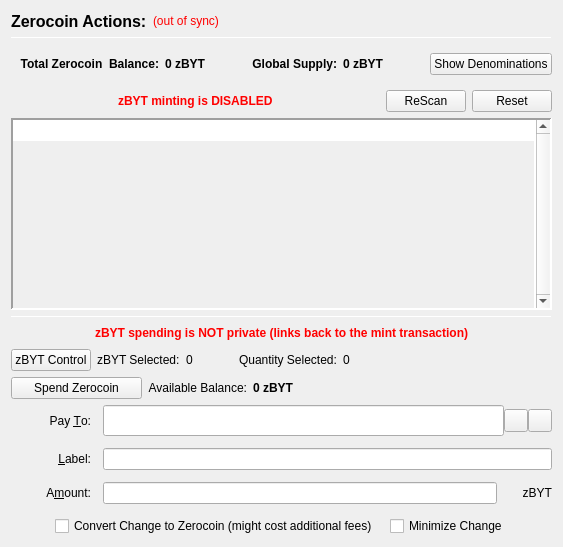
                  <widget class="QFrame" name="verticalFrameLeft">
                   <layout class="QVBoxLayout" name="verticalLayout_2">
                    <item>
                     <layout class="QVBoxLayout" name="verticalLayout_3">
                      <item>
                       <layout class="QHBoxLayout" name="horizontalLayout_3">
                        <item>
                         <widget class="QLabel" name="labelzBYTActions">
                          <property name="font">
                           <font>
                            <pointsize>12</pointsize>
                            <weight>75</weight>
                            <bold>true</bold>
                           </font>
                          </property>
                          <property name="text">
                           <string>Zerocoin Actions:</string>
                          </property>
                          <property name="alignment">
                           <set>Qt::AlignLeading|Qt::AlignLeft|Qt::AlignVCenter</set>
                          </property>
                         </widget>
                        </item>
                        <item>
                         <widget class="QLabel" name="labelzBYTSyncStatus">
                          <property name="toolTip">
                           <string>The displayed information may be out of date. Your wallet automatically synchronizes with the BYTN network after a connection is established, but this process has not completed yet.</string>
                          </property>
                          <property name="styleSheet">
                           <string notr="true">QLabel { color: red; }</string>
                          </property>
                          <property name="text">
                           <string notr="true">(out of sync)</string>
                          </property>
                          <property name="alignment">
                           <set>Qt::AlignLeading|Qt::AlignLeft|Qt::AlignVCenter</set>
                          </property>
                         </widget>
                        </item>
                        <item>
                         <spacer name="horizontalSpacer">
                          <property name="orientation">
                           <enum>Qt::Horizontal</enum>
                          </property>
                          <property name="sizeHint" stdset="0">
                           <size>
                            <width>40</width>
                            <height>20</height>
                           </size>
                          </property>
                         </spacer>
                        </item>
                       </layout>
                      </item>
                      <item>
                       <widget class="Line" name="lineUpperLeft">
                        <property name="minimumSize">
                         <size>
                          <width>0</width>
                          <height>1</height>
                         </size>
                        </property>
                        <property name="maximumSize">
                         <size>
                          <width>16777215</width>
                          <height>1</height>
                         </size>
                        </property>
                        <property name="frameShadow">
                         <enum>QFrame::Sunken</enum>
                        </property>
                        <property name="orientation">
                         <enum>Qt::Horizontal</enum>
                        </property>
                       </widget>
                      </item>
                      <item>
                       <widget class="QFrame" name="balanceSupplyFrame">
                        <layout class="QHBoxLayout" name="horizontalLayout_2" stretch="0,0,0,1,0">
                         <property name="rightMargin">
                          <number>0</number>
                         </property>
                         <item>
                          <layout class="QHBoxLayout" name="horizontalLayout_34">
                           <item>
                            <widget class="QLabel" name="labelzAvailableText_3">
                             <property name="font">
                              <font>
                               <weight>75</weight>
                               <bold>true</bold>
                              </font>
                             </property>
                             <property name="toolTip">
                              <string>Total Balance including unconfirmed and immature zBYT</string>
                             </property>
                             <property name="text">
                              <string>Total Zerocoin  Balance:</string>
                             </property>
                             <property name="alignment">
                              <set>Qt::AlignRight|Qt::AlignTrailing|Qt::AlignVCenter</set>
                             </property>
                            </widget>
                           </item>
                           <item>
                            <widget class="QLabel" name="labelzAvailableAmount_4">
                             <property name="minimumSize">
                              <size>
                               <width>40</width>
                               <height>0</height>
                              </size>
                             </property>
                             <property name="font">
                              <font>
                               <weight>75</weight>
                               <bold>true</bold>
                              </font>
                             </property>
                             <property name="toolTip">
                              <string>Total Balance including unconfirmed and immature zBYT</string>
                             </property>
                             <property name="text">
                              <string>0 zBYT</string>
                             </property>
                             <property name="alignment">
                              <set>Qt::AlignLeading|Qt::AlignLeft|Qt::AlignVCenter</set>
                             </property>
                            </widget>
                           </item>
                          </layout>
                         </item>
                         <item>
                          <spacer name="horizontalSpacer_32">
                           <property name="orientation">
                            <enum>Qt::Horizontal</enum>
                           </property>
                           <property name="sizeHint" stdset="0">
                            <size>
                             <width>40</width>
                             <height>20</height>
                            </size>
                           </property>
                          </spacer>
                         </item>
                         <item>
                          <layout class="QHBoxLayout" name="horizontalLayout_35">
                           <item>
                            <widget class="QLabel" name="labelZsupplyText_2">
                             <property name="font">
                              <font>
                               <weight>75</weight>
                               <bold>true</bold>
                              </font>
                             </property>
                             <property name="text">
                              <string>Global Supply:</string>
                             </property>
                             <property name="alignment">
                              <set>Qt::AlignRight|Qt::AlignTrailing|Qt::AlignVCenter</set>
                             </property>
                            </widget>
                           </item>
                           <item>
                            <widget class="QLabel" name="labelZsupplyAmount_2">
                             <property name="font">
                              <font>
                               <weight>75</weight>
                               <bold>true</bold>
                              </font>
                             </property>
                             <property name="text">
                              <string>0 zBYT</string>
                             </property>
                            </widget>
                           </item>
                          </layout>
                         </item>
                         <item>
                          <spacer name="horizontalSpacer_31">
                           <property name="orientation">
                            <enum>Qt::Horizontal</enum>
                           </property>
                           <property name="sizeHint" stdset="0">
                            <size>
                             <width>40</width>
                             <height>20</height>
                            </size>
                           </property>
                          </spacer>
                         </item>
                         <item>
                          <widget class="QPushButton" name="pushButtonShowDenoms">
                           <property name="toolTip">
                            <string>Show zBYT denominations list</string>
                           </property>
                           <property name="text">
                            <string>Show Denominations</string>
                           </property>
                          </widget>
                         </item>
                        </layout>
                       </widget>
                      </item>
                      <item>
                       <layout class="QHBoxLayout" name="horizontalLayout_4">
                        <item>
                         <spacer name="horizontalSpacer_2">
                          <property name="orientation">
                           <enum>Qt::Horizontal</enum>
                          </property>
                          <property name="sizeHint" stdset="0">
                           <size>
                            <width>40</width>
                            <height>20</height>
                           </size>
                          </property>
                         </spacer>
                        </item>
                        <item>
                         <widget class="QLabel" name="label">
                          <property name="styleSheet">
                           <string notr="true">color: red;
font-weight: bold;</string>
                          </property>
                          <property name="text">
                           <string>zBYT minting is DISABLED</string>
                          </property>
                         </widget>
                        </item>
                        <item>
                         <spacer name="horizontalSpacer_3">
                          <property name="orientation">
                           <enum>Qt::Horizontal</enum>
                          </property>
                          <property name="sizeHint" stdset="0">
                           <size>
                            <width>40</width>
                            <height>20</height>
                           </size>
                          </property>
                         </spacer>
                        </item>
                        <item>
                         <widget class="QPushButton" name="pushButtonMintReset">
                          <property name="maximumSize">
                           <size>
                            <width>80</width>
                            <height>16777215</height>
                           </size>
                          </property>
                          <property name="toolTip">
                           <string>Rescan the complete blockchain for  Zerocoin mints and their meta-data.</string>
                          </property>
                          <property name="text">
                           <string>ReScan</string>
                          </property>
                         </widget>
                        </item>
                        <item>
                         <widget class="QPushButton" name="pushButtonSpentReset">
                          <property name="maximumSize">
                           <size>
                            <width>80</width>
                            <height>16777215</height>
                           </size>
                          </property>
                          <property name="toolTip">
                           <string>Reset Zerocoin Wallet DB. Deletes transactions that did not make it into the blockchain.</string>
                          </property>
                          <property name="text">
                           <string>Reset</string>
                          </property>
                         </widget>
                        </item>
                       </layout>
                      </item>
                      <item>
                       <widget class="QPlainTextEdit" name="TEMintStatus">
                        <property name="font">
                         <font>
                          <pointsize>8</pointsize>
                         </font>
                        </property>
                        <property name="toolTip">
                         <string>Status and/or Mesages from the last Mint Action.</string>
                        </property>
                        <property name="frameShape">
                         <enum>QFrame::Panel</enum>
                        </property>
                        <property name="frameShadow">
                         <enum>QFrame::Sunken</enum>
                        </property>
                        <property name="lineWidth">
                         <number>2</number>
                        </property>
                        <property name="midLineWidth">
                         <number>2</number>
                        </property>
                        <property name="verticalScrollBarPolicy">
                         <enum>Qt::ScrollBarAlwaysOn</enum>
                        </property>
                        <property name="horizontalScrollBarPolicy">
                         <enum>Qt::ScrollBarAlwaysOff</enum>
                        </property>
                        <property name="readOnly">
                         <bool>true</bool>
                        </property>
                        <property name="plainText">
                         <string notr="true"/>
                        </property>
                        <property name="backgroundVisible">
                         <bool>true</bool>
                        </property>
                       </widget>
                      </item>
                      <item>
                       <widget class="Line" name="line">
                        <property name="minimumSize">
                         <size>
                          <width>0</width>
                          <height>1</height>
                         </size>
                        </property>
                        <property name="maximumSize">
                         <size>
                          <width>16777215</width>
                          <height>1</height>
                         </size>
                        </property>
                        <property name="orientation">
                         <enum>Qt::Horizontal</enum>
                        </property>
                       </widget>
                      </item>
                      <item>
                       <layout class="QHBoxLayout" name="horizontalLayout_7">
                        <item>
                         <spacer name="horizontalSpacer_18">
                          <property name="orientation">
                           <enum>Qt::Horizontal</enum>
                          </property>
                          <property name="sizeHint" stdset="0">
                           <size>
                            <width>40</width>
                            <height>20</height>
                           </size>
                          </property>
                         </spacer>
                        </item>
                        <item>
                         <widget class="QLabel" name="label_2">
                          <property name="styleSheet">
                           <string notr="true">color: red;
font-weight: bold;</string>
                          </property>
                          <property name="text">
                           <string>zBYT spending is NOT private (links back to the mint transaction)</string>
                          </property>
                         </widget>
                        </item>
                        <item>
                         <spacer name="horizontalSpacer_30">
                          <property name="orientation">
                           <enum>Qt::Horizontal</enum>
                          </property>
                          <property name="sizeHint" stdset="0">
                           <size>
                            <width>40</width>
                            <height>20</height>
                           </size>
                          </property>
                         </spacer>
                        </item>
                       </layout>
                      </item>
                      <item>
                       <layout class="QHBoxLayout" name="horizontalLayout_24">
                        <property name="leftMargin">
                         <number>0</number>
                        </property>
                        <property name="bottomMargin">
                         <number>0</number>
                        </property>
                        <item>
                         <widget class="QPushButton" name="pushButtonZPivControl">
                          <property name="text">
                           <string>zBYT Control</string>
                          </property>
                         </widget>
                        </item>
                        <item>
                         <widget class="QLabel" name="labelzPivSelected">
                          <property name="text">
                           <string>zBYT Selected:</string>
                          </property>
                         </widget>
                        </item>
                        <item>
                         <widget class="QLabel" name="labelzPivSelected_int">
                          <property name="text">
                           <string>0</string>
                          </property>
                         </widget>
                        </item>
                        <item>
                         <spacer name="horizontalSpacer_17">
                          <property name="orientation">
                           <enum>Qt::Horizontal</enum>
                          </property>
                          <property name="sizeType">
                           <enum>QSizePolicy::Fixed</enum>
                          </property>
                          <property name="sizeHint" stdset="0">
                           <size>
                            <width>40</width>
                            <height>20</height>
                           </size>
                          </property>
                         </spacer>
                        </item>
                        <item>
                         <widget class="QLabel" name="labelQuantitySelected">
                          <property name="text">
                           <string>Quantity Selected:</string>
                          </property>
                         </widget>
                        </item>
                        <item>
                         <widget class="QLabel" name="labelQuantitySelected_int">
                          <property name="text">
                           <string>0</string>
                          </property>
                         </widget>
                        </item>
                        <item>
                         <spacer name="horizontalSpacer_19">
                          <property name="orientation">
                           <enum>Qt::Horizontal</enum>
                          </property>
                          <property name="sizeHint" stdset="0">
                           <size>
                            <width>40</width>
                            <height>20</height>
                           </size>
                          </property>
                         </spacer>
                        </item>
                       </layout>
                      </item>
                      <item>
                       <layout class="QHBoxLayout" name="horizontalLayout_6">
                        <item>
                         <widget class="QPushButton" name="pushButtonSpendzBYT">
                          <property name="minimumSize">
                           <size>
                            <width>131</width>
                            <height>0</height>
                           </size>
                          </property>
                          <property name="toolTip">
                           <string>Spend Zerocoin. Without 'Pay To:' address creates payments to yourself.</string>
                          </property>
                          <property name="text">
                           <string>Spend Zerocoin</string>
                          </property>
                         </widget>
                        </item>
                        <item>
                         <widget class="QLabel" name="labelzBYTBalanceText">
                          <property name="toolTip">
                           <string>Available (mature and spendable) zBYT for spending</string>
                          </property>
                          <property name="text">
                           <string>Available Balance:</string>
                          </property>
                          <property name="alignment">
                           <set>Qt::AlignRight|Qt::AlignTrailing|Qt::AlignVCenter</set>
                          </property>
                         </widget>
                        </item>
                        <item>
                         <widget class="QLabel" name="labelzAvailableAmount_2">
                          <property name="font">
                           <font>
                            <weight>75</weight>
                            <bold>true</bold>
                           </font>
                          </property>
                          <property name="toolTip">
                           <string>Available (mature and spendable) zBYT for spending

zBYT are mature when they have more than 20 confirmations AND more than 2 mints of the same denomination after them were minted</string>
                          </property>
                          <property name="text">
                           <string>0 zBYT</string>
                          </property>
                          <property name="alignment">
                           <set>Qt::AlignLeading|Qt::AlignLeft|Qt::AlignVCenter</set>
                          </property>
                         </widget>
                        </item>
                        <item>
                         <spacer name="horizontalSpacer_4">
                          <property name="orientation">
                           <enum>Qt::Horizontal</enum>
                          </property>
                          <property name="sizeHint" stdset="0">
                           <size>
                            <width>40</width>
                            <height>20</height>
                           </size>
                          </property>
                         </spacer>
                        </item>
                       </layout>
                      </item>
                      <item>
                       <layout class="QGridLayout" name="gridLayout_7">
                        <property name="spacing">
                         <number>12</number>
                        </property>
                        <item row="0" column="0">
                         <widget class="QLabel" name="payToLabel">
                          <property name="minimumSize">
                           <size>
                            <width>80</width>
                            <height>0</height>
                           </size>
                          </property>
                          <property name="text">
                           <string>Pay &amp;To:</string>
                          </property>
                          <property name="alignment">
                           <set>Qt::AlignRight|Qt::AlignTrailing|Qt::AlignVCenter</set>
                          </property>
                          <property name="buddy">
                           <cstring>payTo</cstring>
                          </property>
                         </widget>
                        </item>
                        <item row="0" column="1">
                         <layout class="QHBoxLayout" name="payToLayout">
                          <property name="spacing">
                           <number>0</number>
                          </property>
                          <item>
                           <widget class="QValidatedLineEdit" name="payTo">
                            <property name="enabled">
                             <bool>true</bool>
                            </property>
                            <property name="minimumSize">
                             <size>
                              <width>0</width>
                              <height>31</height>
                             </size>
                            </property>
                            <property name="toolTip">
                             <string>The BYTN address to send the payment to. Creates local payment to yourself when empty.</string>
                            </property>
                           </widget>
                          </item>
                          <item>
                           <widget class="QToolButton" name="addressBookButton">
                            <property name="toolTip">
                             <string>Choose previously used address</string>
                            </property>
                            <property name="text">
                             <string/>
                            </property>
                            <property name="icon">
                             <iconset resource="../bytn.qrc">
                              <normaloff>:/icons/address-book</normaloff>:/icons/address-book</iconset>
                            </property>
                            <property name="shortcut">
                             <string>Alt+A</string>
                            </property>
                           </widget>
                          </item>
                          <item>
                           <widget class="QToolButton" name="pasteButton">
                            <property name="toolTip">
                             <string>Paste address from clipboard</string>
                            </property>
                            <property name="text">
                             <string/>
                            </property>
                            <property name="icon">
                             <iconset resource="../bytn.qrc">
                              <normaloff>:/icons/editpaste</normaloff>:/icons/editpaste</iconset>
                            </property>
                            <property name="shortcut">
                             <string>Alt+P</string>
                            </property>
                           </widget>
                          </item>
                         </layout>
                        </item>
                        <item row="1" column="0">
                         <widget class="QLabel" name="labelLabel">
                          <property name="minimumSize">
                           <size>
                            <width>80</width>
                            <height>0</height>
                           </size>
                          </property>
                          <property name="text">
                           <string>&amp;Label:</string>
                          </property>
                          <property name="alignment">
                           <set>Qt::AlignRight|Qt::AlignTrailing|Qt::AlignVCenter</set>
                          </property>
                          <property name="buddy">
                           <cstring>addAsLabel</cstring>
                          </property>
                         </widget>
                        </item>
                        <item row="1" column="1">
                         <widget class="QLineEdit" name="addAsLabel">
                          <property name="toolTip">
                           <string>Enter a label for this address to add it to the list of used addresses</string>
                          </property>
                         </widget>
                        </item>
                        <item row="2" column="0">
                         <widget class="QLabel" name="amountLabel">
                          <property name="minimumSize">
                           <size>
                            <width>80</width>
                            <height>0</height>
                           </size>
                          </property>
                          <property name="text">
                           <string>A&amp;mount:</string>
                          </property>
                          <property name="alignment">
                           <set>Qt::AlignRight|Qt::AlignTrailing|Qt::AlignVCenter</set>
                          </property>
                          <property name="buddy">
                           <cstring>zBYTpayAmount</cstring>
                          </property>
                         </widget>
                        </item>
                        <item row="2" column="1">
                         <layout class="QHBoxLayout" name="horizontalLayout_9">
                          <property name="spacing">
                           <number>0</number>
                          </property>
                          <item>
                           <widget class="QLineEdit" name="zBYTpayAmount"/>
                          </item>
                          <item>
                           <widget class="QLabel" name="labelzBYT">
                            <property name="minimumSize">
                             <size>
                              <width>55</width>
                              <height>0</height>
                             </size>
                            </property>
                            <property name="text">
                             <string>zBYT</string>
                            </property>
                            <property name="alignment">
                             <set>Qt::AlignRight|Qt::AlignTrailing|Qt::AlignVCenter</set>
                            </property>
                           </widget>
                          </item>
                         </layout>
                        </item>
                        <item row="3" column="0" colspan="2">
                         <layout class="QHBoxLayout" name="horizontalLayout_10">
                          <item>
                           <spacer name="horizontalSpacer_5">
                            <property name="orientation">
                             <enum>Qt::Horizontal</enum>
                            </property>
                            <property name="sizeHint" stdset="0">
                             <size>
                              <width>40</width>
                              <height>20</height>
                             </size>
                            </property>
                           </spacer>
                          </item>
                          <item>
                           <widget class="QCheckBox" name="checkBoxMintChange">
                            <property name="sizePolicy">
                             <sizepolicy hsizetype="MinimumExpanding" vsizetype="Fixed">
                              <horstretch>0</horstretch>
                              <verstretch>0</verstretch>
                             </sizepolicy>
                            </property>
                            <property name="layoutDirection">
                             <enum>Qt::LeftToRight</enum>
                            </property>
                            <property name="text">
                             <string>Convert Change to Zerocoin (might cost additional fees)</string>
                            </property>
                           </widget>
                          </item>
                          <item>
                           <widget class="QCheckBox" name="checkBoxMinimizeChange">
                            <property name="toolTip">
                             <string>If checked, the wallet tries to minimize the returning change instead of minimizing the number of spent denominations.</string>
                            </property>
                            <property name="text">
                             <string>Minimize Change</string>
                            </property>
                           </widget>
                          </item>
                          <item>
                           <spacer name="horizontalSpacer_6">
                            <property name="orientation">
                             <enum>Qt::Horizontal</enum>
                            </property>
                            <property name="sizeHint" stdset="0">
                             <size>
                              <width>40</width>
                              <height>20</height>
                             </size>
                            </property>
                           </spacer>
                          </item>
                         </layout>
                        </item>
                       </layout>
                      </item>
                     </layout>
                    </item>
                   </layout>
                  </widget>
